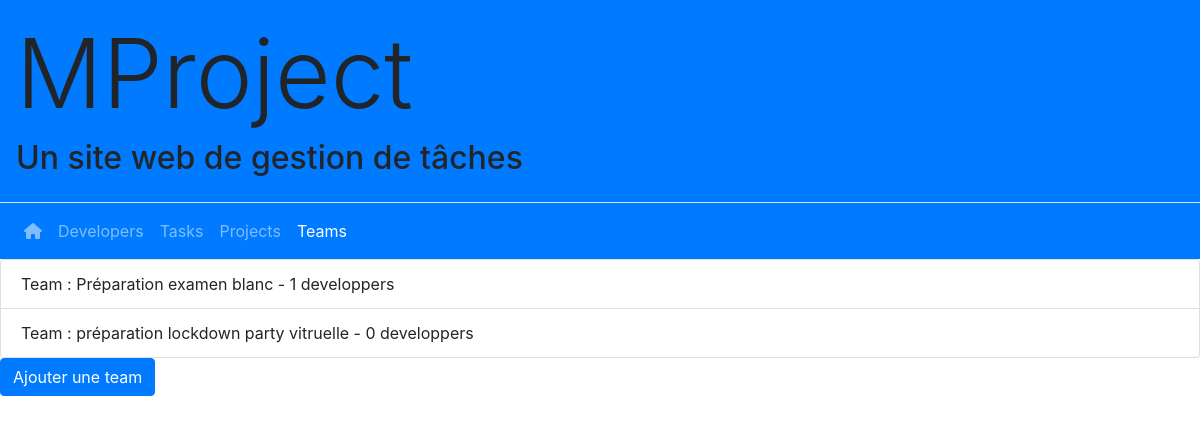
The app's page /teams/ (signed in) with its own data.
### team/models.py (models this page shows)
class Team(models.Model):
    name = models.CharField("name", max_length=200)
    description = models.TextField("description")
    class Meta:
        permissions = [
            ('team_management', 'Can create, assign and delete project'),
        ]

### developer/models.py (models this page shows, shortened)
class Developer(AbstractUser):
    first_name = models.CharField("first name", max_length=200)
    last_name = models.CharField(max_length=200)
    team = models.ForeignKey(Team, related_name="devteam", on_delete= models.SET_NULL, null=True, verbose_name="team")
    REQUIRED_FIELDS=['first_name', 'last_name']
    def is_free(self):
        return self.tasks.count() ==0
    is_free.boolean = True
    is_free.short_description = 'Is free'

### team/views.py (the view)
# urls.py: path('', IndexView.as_view(), name='index'),
class IndexView(LoginRequiredMixin, PermissionRequiredMixin, ListView):
    permission_required = 'team.team_management'
    model = Team
    template_name = "team/index.html"
    context_object_name = 'teams'
    def get_context_data(self, **kwargs):
        context = super().get_context_data(**kwargs)
        context['form'] = TeamForm
        return context

### team/templates/team/index.html (shortened to what this page needs)
{% extends "team/_base.html" %}
{% block content %}
{% if teams %}
<ul class="list-group">
    {% for team in teams %}
    <li class="list-group-item">
    <span> Team : {{team.name}} - {{ team.devteam.all|length }} developper{{dev.devteam.all|length|pluralize}} </span>
    </li>
    {% endfor %}
</ul>
{% else %}
    <div class="container m-4">
        <alert class="alert alert-warning">No Teams</alert>
    </div>
{% endif %}
{% include 'team/_create_team_modal.html' %}
{% endblock content %}

### records on screen
Team: name "Préparation examen blanc", devteam.all|length "1"
Team: name "préparation lockdown party vitruelle", devteam.all|length "0"
